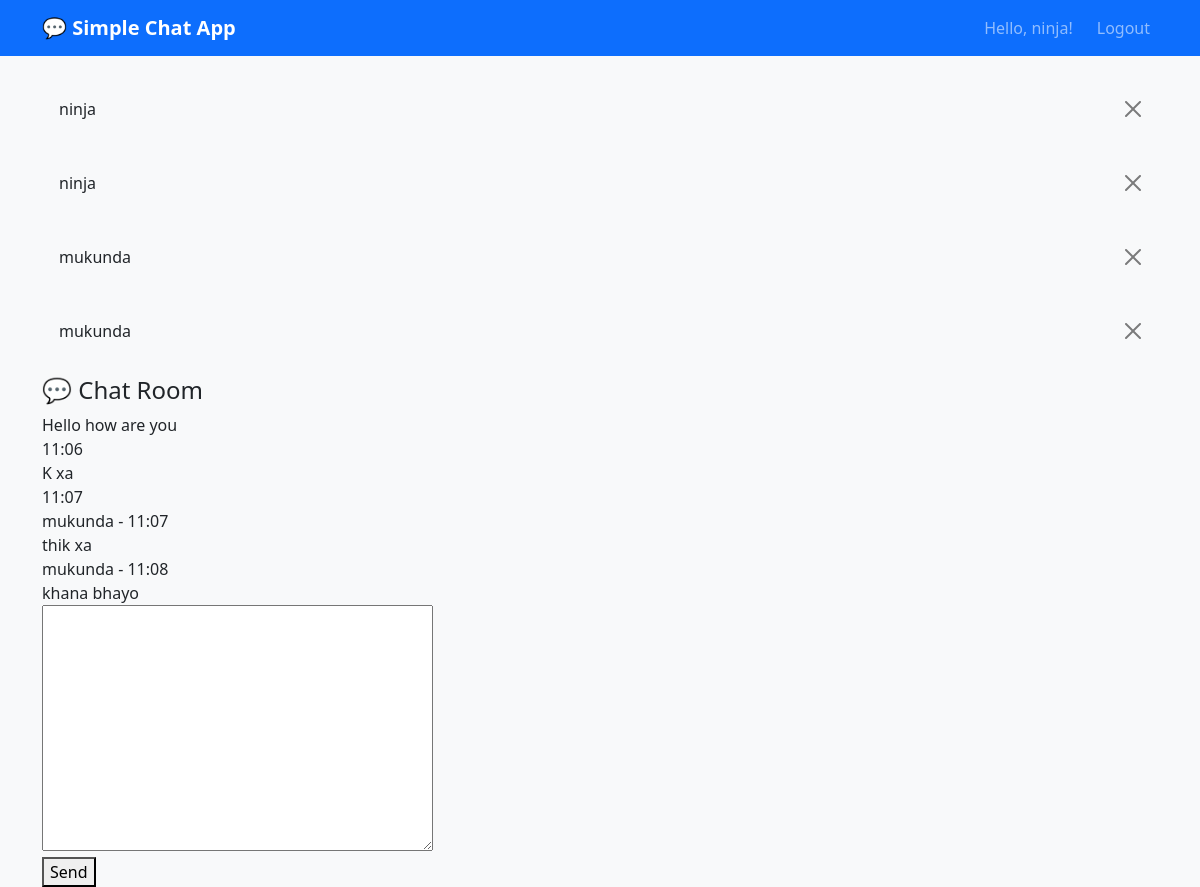
Page /chat/ (signed in) on the committed database.
### kura/models.py (models this page shows)
class ChatMessage(models.Model):
    user = models.ForeignKey(User, on_delete=models.CASCADE)
    message = models.TextField()
    timestamp = models.DateTimeField(default=timezone.now)
    class Meta:
        ordering = ['timestamp']
    def __str__(self):
        return f"{self.user.username}"

### kura/views.py (the view)
# urls.py: path('chat/', views.chat_room, name='chat_room'),
@login_required
def chat_room(request):
    if request.method == 'POST':
        form = ChatMessageForm(request.POST)
        if form.is_valid():
            message = form.save(commit=False)
            message.user = request.user
            message.save()
            return redirect('chat_room')
    else:
        form = ChatMessageForm()
    messages = ChatMessage.objects.all()[:50]  # Get last 50 messages
    return render(request, 'chat/chat_room.html', {
        'form': form,
        'messages': messages
    })

### kura/forms.py
class ChatMessageForm(forms.ModelForm):
    class Meta:
        model = ChatMessage
        fields = ['message']
        widget = {
            'message': forms.TextInput(attrs={
                'class':'form-control',
                'placeholder': 'type your message',
                'autocomplete':'off'
            })
        }

### kura/templates/chat/chat_room.html (shortened to what this page needs)
{% extends 'chat/base.html' %}
{% block content %}
<div>
    <div>
        <div>
            <h4>💬 Chat Room</h4>
        </div>
        <div>
            <div id="chat-box">
                {% for message in messages %}
                    <div>
                        {% if message.user != user %}
                            <div>{{ message.user.username }} - {{ message.timestamp|date:"H:i" }}</div>
                        {% endif %}
                        <div>{{ message.message }}</div>
                        {% if message.user == user %}
                            <div>{{ message.timestamp|date:"H:i" }}</div>
                        {% endif %}
                    </div>
                {% endfor %}
            </div>
            <form method="post" id="message-form">
                <div>
                    {{ form.message }}
                </div>
                <button type="submit">Send</button>
            </form>
        </div>
    </div>
</div>
{% endblock %}

### kura/templates/chat/base.html (shortened to what this page needs)
<!DOCTYPE html>
<html lang="en">
<head>
    <link href="https://cdn.jsdelivr.net/npm/bootstrap@5.1.3/dist/css/bootstrap.min.css" rel="stylesheet">
</head>
<body>
    <nav class="navbar navbar-expand-lg navbar-dark bg-primary">
        <div class="container">
            <a class="navbar-brand" href="{% url 'home' %}">💬 Simple Chat App</a>
            <div class="navbar-nav ms-auto">
                {% if user.is_authenticated %}
                    <span class="navbar-text me-3">Hello, {{ user.username }}!</span>
                    <a class="nav-link" href="{% url 'logout' %}">Logout</a>
                {% else %}
                    <a class="nav-link" href="{% url 'login' %}">Login</a>
                    <a class="nav-link" href="{% url 'register' %}">Register</a>
                {% endif %}
            </div>
        </div>
    </nav>
    <div class="container mt-4">
        {% if messages %}
            {% for message in messages %}
                <div class="alert alert-{{ message.tags }} alert-dismissible fade show" role="alert">
                    {{ message }}
                    <button type="button" class="btn-close" data-bs-dismiss="alert"></button>
                </div>
            {% endfor %}
        {% endif %}
        {% block content %}
        {% endblock %}
    </div>
</body>
</html>

### kura/templates/chat/base.html (style rules this page uses)
body { background-color: #f8f9fa; }
.navbar-brand { font-weight: bold; }

### rows in the picture
ChatMessage: user.username "ninja", message "Hello how are you", timestamp "11:06"
ChatMessage: user.username "ninja", message "K xa", timestamp "11:07"
ChatMessage: user.username "mukunda", timestamp "11:07", message "thik xa"
ChatMessage: user.username "mukunda", timestamp "11:08", message "khana bhayo"

### other values in the picture
{{ user.username }} "ninja"
